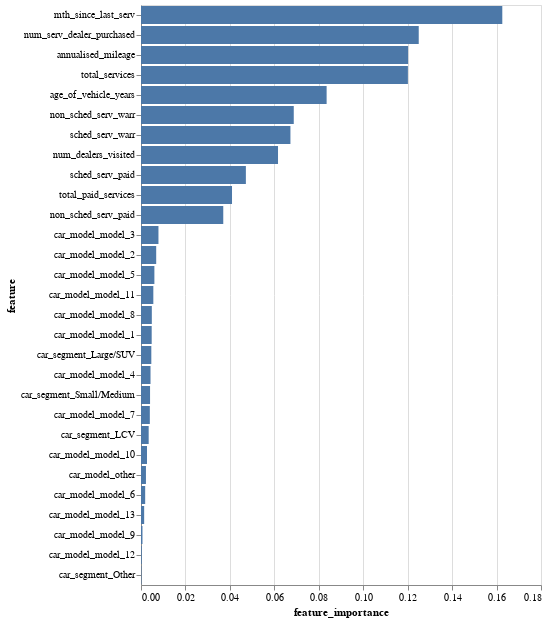

The notebook cell saved with this chart:
### Markdown cell above
**[10.4]** We can visualise this information on a graph

### Code cell
alt.Chart(feat_imp_et_df).mark_bar().encode(
    x='feature_importance',
    y=alt.Y("feature", sort='-x'),
    tooltip=['feature','feature_importance'])

### Figure 1 — Vega-Lite specification as saved in the notebook (floating-point values rounded to 4 significant figures)
{"config": {"view": {"continuousWidth": 400, "continuousHeight": 300}}, "data": {"name": "data-e192a8342fae7298fc361cf0c7e4859e"}, "mark": "bar", "encoding": {"tooltip": [{"type": "nominal", "field": "feature"}, {"type": "quantitative", "field": "feature_importance"}], "x": {"type": "quantitative", "field": "feature_importance"}, "y": {"type": "nominal", "field": "feature", "sort": "-x"}}, "$schema": "https://vega.github.io/schema/vega-lite/v4.8.1.json", "datasets": {"data-e192a8342fae7298fc361cf0c7e4859e": [{"feature": "mth_since_last_serv", "feature_importance": 0.1626}, {"feature": "num_serv_dealer_purchased", "feature_importance": 0.125}, {"feature": "annualised_mileage", "feature_importance": 0.1202}, {"feature": "total_services", "feature_importance": 0.1201}, {"feature": "age_of_vehicle_years", "feature_importance": 0.08353}, {"feature": "non_sched_serv_warr", "feature_importance": 0.06874}, {"feature": "sched_serv_warr", "feature_importance": 0.06724}, {"feature": "num_dealers_visited", "feature_importance": 0.06166}, {"feature": "sched_serv_paid", "feature_importance": 0.04719}, {"feature": "total_paid_services", "feature_importance": 0.04095}, {"feature": "non_sched_serv_paid", "feature_importance": 0.03702}, {"feature": "car_model_model_3", "feature_importance": 0.007857}, {"feature": "car_model_model_2", "feature_importance": 0.006839}, {"feature": "car_model_model_5", "feature_importance": 0.006024}, {"feature": "car_model_model_11", "feature_importance": 0.005547}, {"feature": "car_model_model_8", "feature_importance": 0.00487}, {"feature": "car_model_model_1", "feature_importance": 0.004809}, {"feature": "car_segment_Large/SUV", "feature_importance": 0.004644}, {"feature": "car_model_model_4", "feature_importance": 0.004283}, {"feature": "car_segment_Small/Medium", "feature_importance": 0.004076}, {"feature": "car_model_model_7", "feature_importance": 0.003972}, {"feature": "car_segment_LCV", "feature_importance": 0.003455}, {"feature": "car_model_model_10", "feature_importance": 0.002706}, {"feature": "car_model_other", "feature_importance": 0.002229}, {"feature": "car_model_model_6", "feature_importance": 0.00188}, {"feature": "car_model_model_13", "feature_importance": 0.001422}, {"feature": "car_model_model_9", "feature_importance": 0.0006639}, {"feature": "car_model_model_12", "feature_importance": 0.0003349}, {"feature": "car_segment_Other", "feature_importance": 0.0001817}]}}
